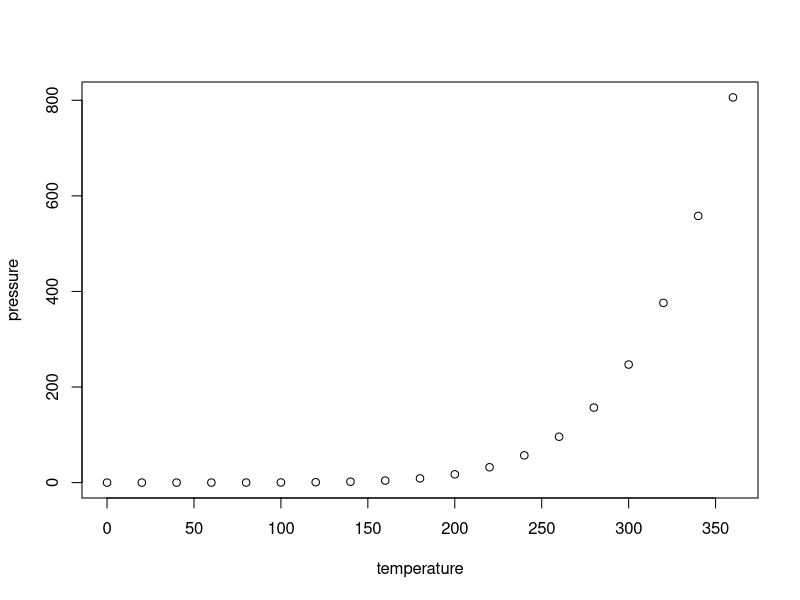
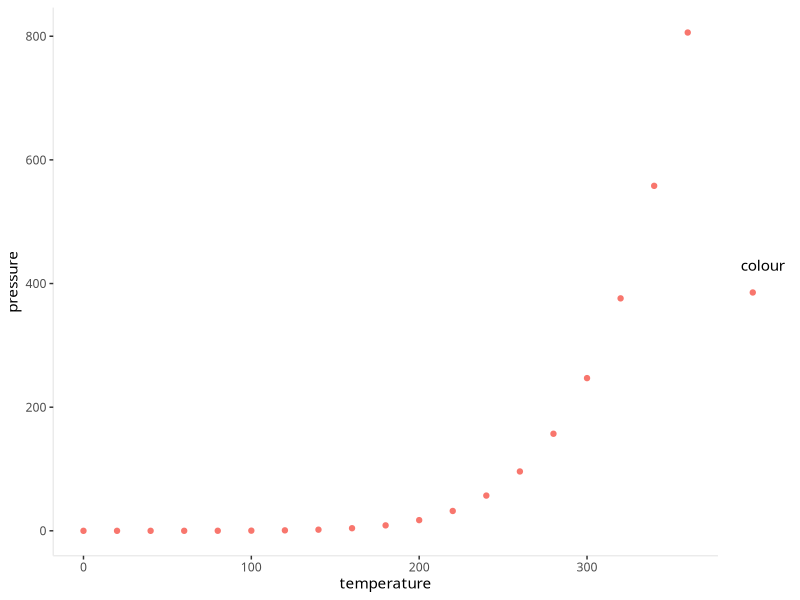

The R source for these figures, in order:
## ---- chunk 1
knitr::opts_chunk$set(echo = TRUE)
## ---- chunk 2
summary(cars)
## ---- chunk 3
str(cars)
## ---- chunk 4
plot(pressure)
## ---- chunk 5
require(ggplot2)
require(plotly)

hhj_theme <- theme_classic(base_family="AppleGothic") +
  theme(#axis.text.x = element_text(angle = 45),
    strip.background = element_rect(colour = "white", fill = "white"), 
    axis.line = element_line(colour = "#EBEBEB"), 
    panel.spacing = unit(1, "lines")
  )

theme_set(hhj_theme)
## ---- chunk 6
p <- ggplot(pressure, aes(temperature, pressure, color = "")) +
  geom_point()

#call
#ggplotly(p)
## ---- chunk 7
#call
p
